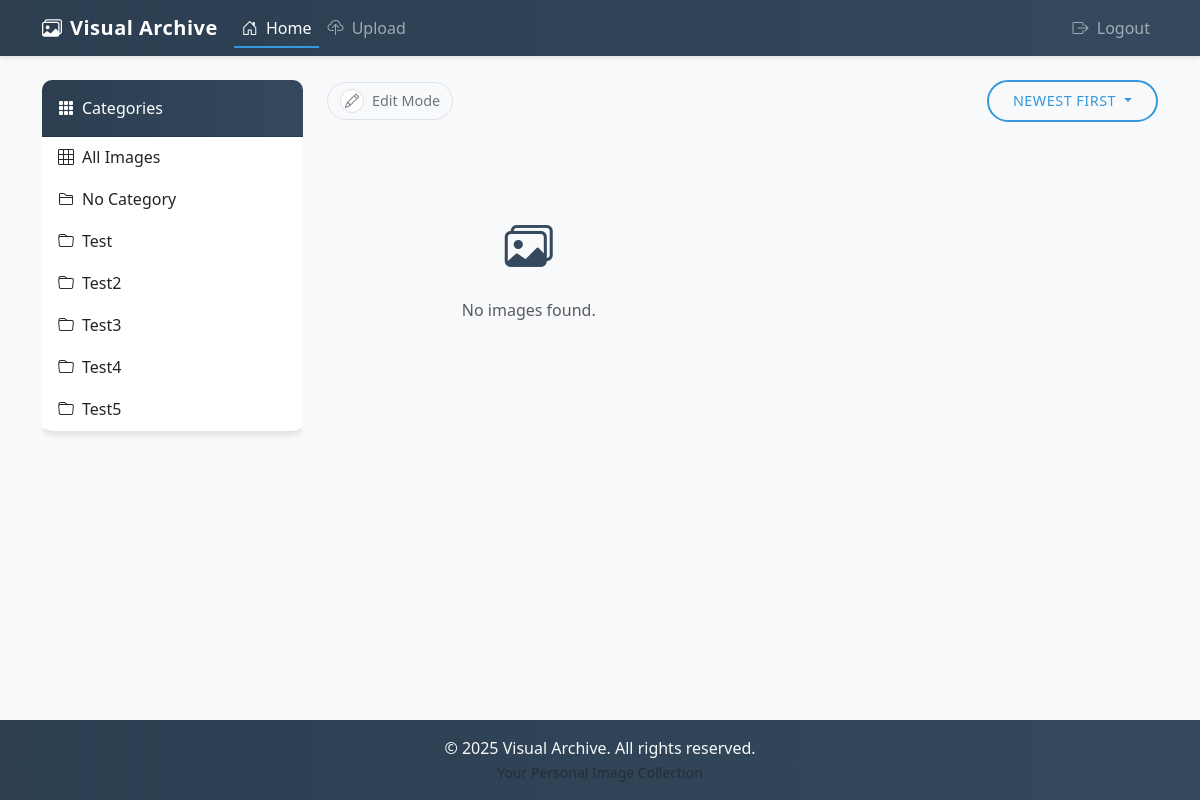
The app's page / (signed in) with its own data.
### images/models.py (models this page shows, shortened)
class Category(models.Model):
    name = models.CharField(max_length=100)
    description = models.TextField(blank=True)
    created_at = models.DateTimeField(auto_now_add=True)
    class Meta:
        verbose_name_plural = 'Categories'

### images/views.py (the view)
# urls.py: path('', views.image_list, name='image_list'),
@login_required
def image_list(request):
    sort = request.GET.get('sort', '-upload_date')
    valid_sort_fields = ['-upload_date', 'upload_date', '-title', 'title']
    if sort not in valid_sort_fields:
        sort = '-upload_date'
    images = Image.objects.all().order_by(sort)
    categories = Category.objects.all()
    from django.core.paginator import Paginator
    paginator = Paginator(images, 6)  # Show 6 images per page
    page_number = request.GET.get('page', 1)
    page_obj = paginator.get_page(page_number)
    return render(request, 'images/image_list.html', {
        'images': page_obj,
        'categories': categories,
        'page_obj': page_obj,
        'current_sort': sort
    })

### images/templates/images/image_list.html (shortened to what this page needs)
{% extends 'images/base.html' %}
{% block content %}
<div class="row">
    <div class="col-md-3">
        <div class="category-sidebar">
            <div class="card mb-4">
                <div class="card-header d-flex align-items-center">
                    <i class="bi bi-grid-3x3-gap-fill me-2"></i>
                    <span>Categories</span>
                </div>
                <div class="list-group list-group-flush">
                    <a href="{% url 'images:image_list' %}"
                        class="list-group-item list-group-item-action d-flex align-items-center">
                        <i class="bi bi-grid-3x3 me-2"></i> All Images
                    </a>
                    <a href="{% url 'images:category_detail' 'uncategorized' %}"
                        class="list-group-item list-group-item-action d-flex align-items-center">
                        <i class="bi bi-folder2 me-2"></i> No Category
                    </a>
                    {% for category in categories %}
                    <a href="{% url 'images:category_detail' category.id %}"
                        class="list-group-item list-group-item-action d-flex align-items-center">
                        <i class="bi bi-folder me-2"></i> {{ category.name }}
                    </a>
                    {% endfor %}
                </div>
            </div>
        </div>
    </div>
    <div class="col-md-9">
        <div class="d-flex justify-content-between align-items-center mb-3">
            <label class="edit-mode-toggle">
                <span class="toggle-label">
                    <span class="toggle-icon">
                        <i class="bi bi-pencil"></i>
                    </span>
                    Edit Mode
                </span>
            </label>
            <div class="dropdown">
                <button class="btn btn-outline-primary dropdown-toggle" type="button" id="sortDropdown"
                    data-bs-toggle="dropdown" aria-expanded="false">
                    {% if current_sort == '-upload_date' %}
                    Newest First
                    {% elif current_sort == 'upload_date' %}
                    Oldest First
                    {% elif current_sort == '-title' %}
                    Title (Z to A)
                    {% else %}
                    Title (A to Z)
                    {% endif %}
                </button>
            </div>
        </div>
        <div class="image-grid">
            {% for image in images %}
            <div class="fade-in">
                <div class="card image-card">
                    <a data-fslightbox="gallery" href="{{ image.image.url }}" class="text-decoration-none">
                        <img src="{{ image.image.url }}" class="card-img-top" alt="{{ image.title }}">
                        <div class="zoom-indicator">
                            <i class="bi bi-zoom-in"></i>
                        </div>
                    </a>
                    <div class="card-body">
                        <a href="{% url 'images:image_detail' image.id %}" class="text-decoration-none">
                            <h5 class="card-title text-dark">{{ image.title }}</h5>
                            <p class="card-text">
                                <small class="text-muted d-flex align-items-center">
                                    <i class="bi bi-calendar3 me-1"></i>
                                    {{ image.upload_date|date:"M d, Y" }}
                                </small>
                            </p>
                        </a>
                        <p class="card-text mb-2">
                            {% if image.category %}
                            <span class="badge bg-primary">
                                <i class="bi bi-folder me-1"></i> {{ image.category.name }}
                            </span>
                            {% else %}
                            <span class="badge bg-secondary">
                                <i class="bi bi-folder me-1"></i> No Category
                            </span>
                            {% endif %}
                        </p>
                        <div class="d-flex gap-2">
                            <a href="{% url 'images:image_detail' image.id %}" class="btn btn-outline-primary btn-sm flex-grow-1">
                                <i class="bi bi-info-circle me-1"></i> View Details
                            </a>
                            <button class="btn btn-outline-danger btn-sm delete-btn" style="display: none;"
                                    data-bs-toggle="modal" data-bs-target="#deleteModal"
                                    data-image-id="{{ image.id }}" data-image-title="{{ image.title }}">
                                <i class="bi bi-trash"></i>
                            </button>
                        </div>
                    </div>
                </div>
            </div>
            {% empty %}
            <div class="col-12 text-center py-5">
                <i class="bi bi-images" style="font-size: 3rem; color: var(--secondary-color);"></i>
                <p class="mt-3 text-muted">No images found.</p>
            </div>
            {% endfor %}
        </div>
    </div>
</div>
{% endblock %}

### images/static/css/style.css (style rules this page uses)
:root { --primary-color: #2c3e50; --secondary-color: #34495e; --accent-color: #3498db; --background-color: #f8f9fa; --card-shadow: 0 4px 6px rgba(0, 0, 0, 0.1); --hover-shadow: 0 8px 15px rgba(0, 0, 0, 0.1); --text-primary: #2c3e50; --text-secondary: #6c757d; --border-radius: 10px; --transition-speed: 0.3s; }
.category-sidebar { position: sticky; top: 1rem; max-height: calc(100vh - 2rem); overflow-y: auto; }
body { background-color: var(--background-color); font-family: 'Segoe UI', system-ui, -apple-system, sans-serif; color: var(--text-primary); min-height: 100vh; }
.card { border: none; border-radius: var(--border-radius); box-shadow: var(--card-shadow); transition: all var(--transition-speed) ease-in-out; background: white; }
.card-header { background: linear-gradient(to right, var(--primary-color), var(--secondary-color)); color: white; border-radius: var(--border-radius) var(--border-radius) 0 0 !important; padding: 1rem; }
.category-sidebar { position: sticky; top: 20px; }
.category-sidebar .list-group-item { border: none; margin-bottom: 2px; border-radius: 4px; }
.image-grid { display: grid; grid-template-columns: repeat(auto-fill, minmax(300px, 1fr)); gap: 1.5rem; padding: 1.5rem 0; }
.edit-mode-toggle { display: inline-flex; align-items: center; padding: 6px 12px; background: #f8f9fa; border: 1px solid #dee2e6; border-radius: 20px; transition: all 0.3s ease; cursor: pointer; user-select: none; }
.edit-mode-toggle .toggle-label { display: flex; align-items: center; gap: 8px; color: #6c757d; font-size: 0.9rem; font-weight: 500; }
.edit-mode-toggle .toggle-icon { display: inline-flex; align-items: center; justify-content: center; width: 24px; height: 24px; background: #fff; border: 1px solid #dee2e6; border-radius: 50%; transition: all 0.3s ease; }
.btn { border-radius: 25px; padding: 0.5rem 1.5rem; transition: all var(--transition-speed) ease; text-transform: uppercase; letter-spacing: 0.5px; font-weight: 500; }
.btn-outline-primary { border: 2px solid var(--accent-color); color: var(--accent-color); background: transparent; font-size: 0.9rem; }
.fade-in { animation: fadeIn 0.3s ease-in-out; }

### records on screen
Category: name "Test"
Category: name "Test2"
Category: name "Test3"
Category: name "Test4"
Category: name "Test5"
